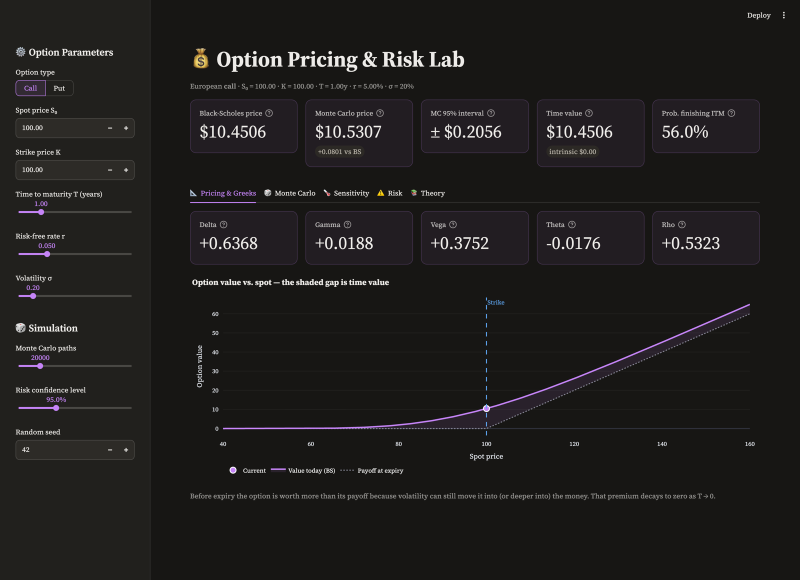
#> input picture docs/screenshots/pricing.png, 1600 x 1160 px, found by its file name (shown at 1/2 size); its folder holds 4 pictures in this run
$ python make_overview.py
#> lines starting #> are read from the running program, lines starting #| are printed output that depends on the picture
### models.py
import numpy as np
from scipy.stats import norm

def black_scholes(S, K, T, r, sigma, option_type='call'):
    d1 = (np.log(S / K) + (r + 0.5 * sigma ** 2) * T) / (sigma * np.sqrt(T))
    d2 = d1 - sigma * np.sqrt(T)

    if option_type == 'call':
        price = S * norm.cdf(d1) - K * np.exp(-r * T) * norm.cdf(d2)
    elif option_type == 'put':
        price = K * np.exp(-r * T) * norm.cdf(-d2) - S * norm.cdf(-d1)
    else:
        raise ValueError("option_type must be 'call' or 'put'")

    return price


def monte_carlo_option(S, K, T, r, sigma, simulations=10000, option_type='call'):
    Z = np.random.standard_normal(simulations)
    S_T = S * np.exp((r - 0.5 * sigma ** 2) * T + sigma * np.sqrt(T) * Z)

    if option_type == 'call':
        payoffs = np.maximum(S_T - K, 0)
    elif option_type == 'put':
        payoffs = np.maximum(K - S_T, 0)
    else:
        raise ValueError("option_type must be 'call' or 'put'")

    price = np.exp(-r * T) * np.mean(payoffs)
    return price, S_T


def greeks(S, K, T, r, sigma, option_type='call'):
    """Analytic Black-Scholes Greeks. Vega/rho per 1% move, theta per calendar day."""
    sqrtT = np.sqrt(T)
    d1 = (np.log(S / K) + (r + 0.5 * sigma ** 2) * T) / (sigma * sqrtT)
    d2 = d1 - sigma * sqrtT
    disc = K * np.exp(-r * T)
    gamma = norm.pdf(d1) / (S * sigma * sqrtT)
    vega = S * norm.pdf(d1) * sqrtT / 100
    decay = -S * norm.pdf(d1) * sigma / (2 * sqrtT)
    if option_type == 'call':
        delta = norm.cdf(d1)
        theta = (decay - r * disc * norm.cdf(d2)) / 365
        rho = T * disc * norm.cdf(d2) / 100
    elif option_type == 'put':
        delta = norm.cdf(d1) - 1
        theta = (decay + r * disc * norm.cdf(-d2)) / 365
        rho = -T * disc * norm.cdf(-d2) / 100
    else:
        raise ValueError("option_type must be 'call' or 'put'")
    return {"Delta": delta, "Gamma": gamma, "Vega": vega, "Theta": theta, "Rho": rho}


# [7 lines left out: function simulate_paths, not called in this run]

### docs/make_overview.py
"""Builds docs/overview-dark.png and docs/overview-light.png: UI screenshots plus measured model results.

Run from the repo root:  python docs/make_overview.py
Needs matplotlib and the screenshots in docs/screenshots/.
"""
import time

import matplotlib.pyplot as plt
import numpy as np
from matplotlib.gridspec import GridSpec

from models import black_scholes, greeks, monte_carlo_option

S, K, T, r, SIG = 100.0, 100.0, 1.0, 0.05, 0.20
THEMES = {  # INK, GREY, LIGHT, ACCENT, RED, PAPER
    "dark": ("#e4e4e7", "#9b9ba4", "#3b3b42", "#c584f7", "#e8735f", "#161618"),
    "light": ("#1d1d1f", "#6e6e73", "#d2d2d7", "#6b3fa0", "#b3412f", "#fbfaf7"),
}


def label(ax, letter, title):
    ax.set_title(f"({letter})  {title}", loc="left", fontweight="bold", pad=8)


def mc(n, seed, k=K, kind="call"):
    np.random.seed(seed)
    price, s_t = monte_carlo_option(S, k, T, r, SIG, n, kind)
    pay = np.exp(-r * T) * (np.maximum(s_t - k, 0) if kind == "call" else np.maximum(k - s_t, 0))
    return price, pay.std(ddof=1) / np.sqrt(n), pay


bs = black_scholes(S, K, T, r, SIG)

# ---- measurements ----
Ns = np.unique(np.logspace(2, 5, 13).astype(int))
rmse = [np.sqrt(np.mean([(mc(n, s)[0] - bs) ** 2 for s in range(300)])) for n in Ns]

coverage = np.mean([abs(p - bs) <= 1.96 * se for p, se, _ in (mc(10_000, s) for s in range(1000))])

strikes = np.arange(70, 135, 5)
acc = {kind: np.array([(mc(100_000, 7, k, kind)[0] - black_scholes(S, k, T, r, SIG, kind), mc(100_000, 7, k, kind)[1])
                       for k in strikes]) for kind in ("call", "put")}

time_N = [10 ** e for e in range(3, 7)]
mc_ms = []
for n in time_N:
    t0 = time.perf_counter()
    for _ in range(7):
        monte_carlo_option(S, K, T, r, SIG, n)
    mc_ms.append((time.perf_counter() - t0) / 7 * 1e3)
spots = np.random.default_rng(0).uniform(50, 150, 1_000_000)
t0 = time.perf_counter()
black_scholes(spots, K, T, r, SIG)
bs_ms = (time.perf_counter() - t0) * 1e3

h = 1e-4
fd_err = {}
for kind in ("call", "put"):
    g = greeks(S, K, T, r, SIG, kind)
    f = lambda **kw: black_scholes(**{"S": S, "K": K, "T": T, "r": r, "sigma": SIG, **kw}, option_type=kind)
    fd = {"Delta": (f(S=S + h) - f(S=S - h)) / (2 * h),
          "Gamma": (f(S=S + 1e-2) - 2 * f() + f(S=S - 1e-2)) / 1e-4,
          "Vega": (f(sigma=SIG + h) - f(sigma=SIG - h)) / (2 * h) / 100,
          "Theta": -(f(T=T + h) - f(T=T - h)) / (2 * h) / 365,
          "Rho": (f(r=r + h) - f(r=r - h)) / (2 * h) / 100}
    fd_err[kind] = {n: (g[n], abs(g[n] - fd[n])) for n in g}

_, _, pay = mc(200_000, 42)
pnl = pay - bs
var95 = -np.percentile(pnl, 5)


# ---- figure ----
def draw(theme):
#> called with theme = 'dark'
    INK, GREY, LIGHT, ACCENT, RED, PAPER = THEMES[theme]

    plt.rcParams.update({
        "font.family": "serif", "font.serif": ["Georgia", "Times New Roman", "DejaVu Serif"],
        "mathtext.fontset": "stix", "font.size": 9, "axes.titlesize": 10, "axes.labelsize": 9,
        "axes.edgecolor": INK, "axes.linewidth": 0.6, "axes.labelcolor": INK, "text.color": INK,
        "xtick.color": INK, "ytick.color": INK, "xtick.major.width": 0.6, "ytick.major.width": 0.6,
        "axes.spines.top": False, "axes.spines.right": False, "legend.frameon": False,
        "figure.facecolor": PAPER, "axes.facecolor": PAPER, "savefig.facecolor": PAPER,
    })
    fig = plt.figure(figsize=(15, 13), dpi=170)
    gs = GridSpec(4, 4, figure=fig, height_ratios=[0.2, 1.42, 1, 1], hspace=0.42, wspace=0.32,
                  left=0.05, right=0.97, top=0.975, bottom=0.045)

    head = fig.add_subplot(gs[0, :])
    head.axis("off")
    head.text(0, 1.0, "Option Pricing & Risk Lab", fontsize=20, fontweight="bold", va="top")
    head.text(0, 0.12, "Black-Scholes and Monte Carlo pricing of European options: interface and validation results.  "
              f"Reference contract: at-the-money call, $S_0$ = {S:.0f}, K = {K:.0f}, T = {T:.0f}y, r = {r:.0%}, "
              f"σ = {SIG:.0%}, Black-Scholes price {bs:.4f}.", fontsize=10, color=GREY, va="bottom", transform=head.transAxes)
    head.axhline(0, color=INK, lw=0.8)

    for col, (name, letter, title, crop) in enumerate([
        ("pricing", "a", "Interface: pricing and Greeks", 0.86),
        ("montecarlo", "b", "Interface: Monte Carlo simulation", 0.80),
    ]):
        ax = fig.add_subplot(gs[1, col * 2:col * 2 + 2])
        img = plt.imread(f"docs/screenshots/{name}.png")
#> img is the input picture: shape (1160, 1600, 3) float32; mean R, G, B 0.125, 0.118, 0.113
        ax.imshow(img[: int(img.shape[0] * crop)])
        ax.set_xticks([]); ax.set_yticks([])
        for s in ax.spines.values():
            s.set_visible(True); s.set_color(LIGHT); s.set_linewidth(0.8)
        label(ax, letter, title)

    # (c) convergence
    ax = fig.add_subplot(gs[2, 0])
    ax.loglog(Ns, rmse, "o", ms=3.5, color=ACCENT, label="measured RMSE (300 seeds)")
    ref = rmse[0] * np.sqrt(Ns[0] / Ns)
    ax.loglog(Ns, ref, "--", color=GREY, lw=0.9, label=r"$\propto N^{-1/2}$")
    slope = np.polyfit(np.log(Ns), np.log(rmse), 1)[0]
    ax.text(0.97, 0.93, f"fitted slope {slope:.3f}", transform=ax.transAxes, ha="right", fontsize=8.5)
    ax.set_xlabel("simulated paths N"); ax.set_ylabel("RMSE vs Black-Scholes")
    ax.legend(loc="lower left", fontsize=8)
    label(ax, "c", "Monte Carlo convergence")

    # (d) accuracy across strikes
    ax = fig.add_subplot(gs[2, 1])
    for kind, color, off in (("call", ACCENT, -0.7), ("put", RED, 0.7)):
        err, se = acc[kind].T
        ax.errorbar(strikes + off, err * 100, yerr=1.96 * se * 100, fmt="o", ms=3, lw=0.8, capsize=2,
                    color=color, label=kind)
    ax.axhline(0, color=INK, lw=0.6)
    ax.set_xlabel("strike K"); ax.set_ylabel("MC − BS (cents), ±95% CI")
    ax.set_ylim(top=22)
    ax.legend(loc="upper left", fontsize=8, ncol=2)
    ax.text(0.98, 0.95, "one seed for all strikes,\nso errors move together", transform=ax.transAxes,
            ha="right", va="top", fontsize=7.5, color=GREY)
    label(ax, "d", "Pricing error across strikes, N = 100k")

    # (e) runtime
    ax = fig.add_subplot(gs[2, 2])
    ax.loglog(time_N, mc_ms, "s-", ms=3.5, lw=0.9, color=INK, label="Monte Carlo, 1 option")
    ax.axhline(bs_ms, color=ACCENT, lw=0.9, ls="--")
    ax.text(time_N[0], bs_ms * 1.25, f"Black-Scholes, 10⁶ options vectorised: {bs_ms:.0f} ms",
            color=ACCENT, fontsize=8)
    for n, ms in zip(time_N, mc_ms):
        ax.annotate(f"{ms:.2f} ms" if ms < 1 else f"{ms:.0f} ms", (n, ms), textcoords="offset points",
                    xytext=(5, -3), fontsize=7.5, color=GREY)
    ax.set_xlabel("simulated paths N"); ax.set_ylabel("wall time (ms)")
    ax.set_ylim(top=bs_ms * 6)
    ax.legend(loc="lower right", fontsize=8)
    label(ax, "e", "Runtime (NumPy, single thread)")

    # (f) CI coverage
    ax = fig.add_subplot(gs[2, 3])
    z = np.array([(p - bs) / se for p, se, _ in (mc(10_000, s) for s in range(1000, 2000))])
    ax.hist(z, bins=40, density=True, color=LIGHT, edgecolor=GREY, lw=0.4)
    xs = np.linspace(-4, 4, 200)
    ax.plot(xs, np.exp(-xs ** 2 / 2) / np.sqrt(2 * np.pi), color=ACCENT, lw=1.1, label="N(0, 1)")
    for x in (-1.96, 1.96):
        ax.axvline(x, color=INK, lw=0.6, ls=":")
    ax.text(0.03, 0.93, f"95% CI coverage\n{coverage:.1%} of 1,000 runs", transform=ax.transAxes, fontsize=8.5, va="top")
    ax.set_xlabel("(MC − BS) / standard error"); ax.set_yticks([])
    ax.spines["left"].set_visible(False)
    ax.legend(loc="upper right", fontsize=8)
    label(ax, "f", "Standard-error calibration")

    # (g) Greek profiles
    ax = fig.add_subplot(gs[3, 0])
    xs = np.linspace(60, 140, 300)
    for frac, ls in ((1.0, "-"), (0.25, "--"), (0.04, ":")):
        ax.plot(xs, greeks(xs, K, T * frac, r, SIG, "call")["Delta"], ls=ls, color=INK, lw=1,
                label=f"T = {T * frac:.2f}y")
    ax.axvline(K, color=LIGHT, lw=0.8)
    ax.set_xlabel("spot S"); ax.set_ylabel("call delta")
    ax.legend(loc="lower right", fontsize=8)
    label(ax, "g", "Delta steepens toward expiry")

    # (h) risk
    ax = fig.add_subplot(gs[3, 1])
    bins = np.linspace(-bs - 0.5, np.percentile(pnl, 99.5), 70)
    ax.hist(pnl[pnl < 0], bins=bins, color=RED, alpha=0.85, label="loss")
    ax.hist(pnl[pnl >= 0], bins=bins, color=GREY, alpha=0.6, label="profit")
    ax.axvline(-var95, color=INK, lw=0.8, ls="--")
    ax.text(4, ax.get_ylim()[1] * 0.25, r"$\leftarrow$" + f" VaR 95% = {var95:.2f}\n    (the full premium)", fontsize=8)
    ax.set_yscale("log")
    ax.set_xlabel("P&L of long call held to expiry"); ax.set_ylabel("count (log)")
    ax.legend(loc="upper right", fontsize=8)
    label(ax, "h", f"P&L, 200k paths: {np.mean(pnl < 0):.1%} lose money")

    # (i) Greeks table
    ax = fig.add_subplot(gs[3, 2:])
    ax.axis("off")
    label(ax, "i", "Analytic Greeks vs central finite differences")
    rows = [[n, f"{fd_err['call'][n][0]:+.5f}", f"{fd_err['call'][n][1]:.1e}",
             f"{fd_err['put'][n][0]:+.5f}", f"{fd_err['put'][n][1]:.1e}"] for n in fd_err["call"]]
    pc = black_scholes(S, K, T, r, SIG, "call") - black_scholes(S, K, T, r, SIG, "put") - (S - K * np.exp(-r * T))
    rows.append(["Put-call parity", "", f"{abs(pc):.1e}", "", ""])
    tbl = ax.table(cellText=rows, colLabels=["", "call value", "|abs. error|", "put value", "|abs. error|"],
                   loc="upper left", cellLoc="right", colLoc="right", bbox=[0, 0.02, 1, 0.9])
    tbl.auto_set_font_size(False)
    tbl.set_fontsize(9)
    for (i, j), cell in tbl.get_celld().items():
        cell.set_facecolor(PAPER); cell.set_linewidth(0)
        if i == 0:
            cell.set_text_props(fontweight="bold"); cell.visible_edges = "B"; cell.set_linewidth(0.6)
        if j == 0:
            cell._loc = "left"
        if i == len(rows):
            cell.visible_edges = "T"; cell.set_linewidth(0.6)
    ax.text(0, -0.06, "Vega and rho per 1 percentage point, theta per calendar day.  Step h = 1e-4 (1e-2 for gamma).",
            transform=ax.transAxes, fontsize=8, color=GREY)

    fig.savefig(f"docs/overview-{theme}.png")
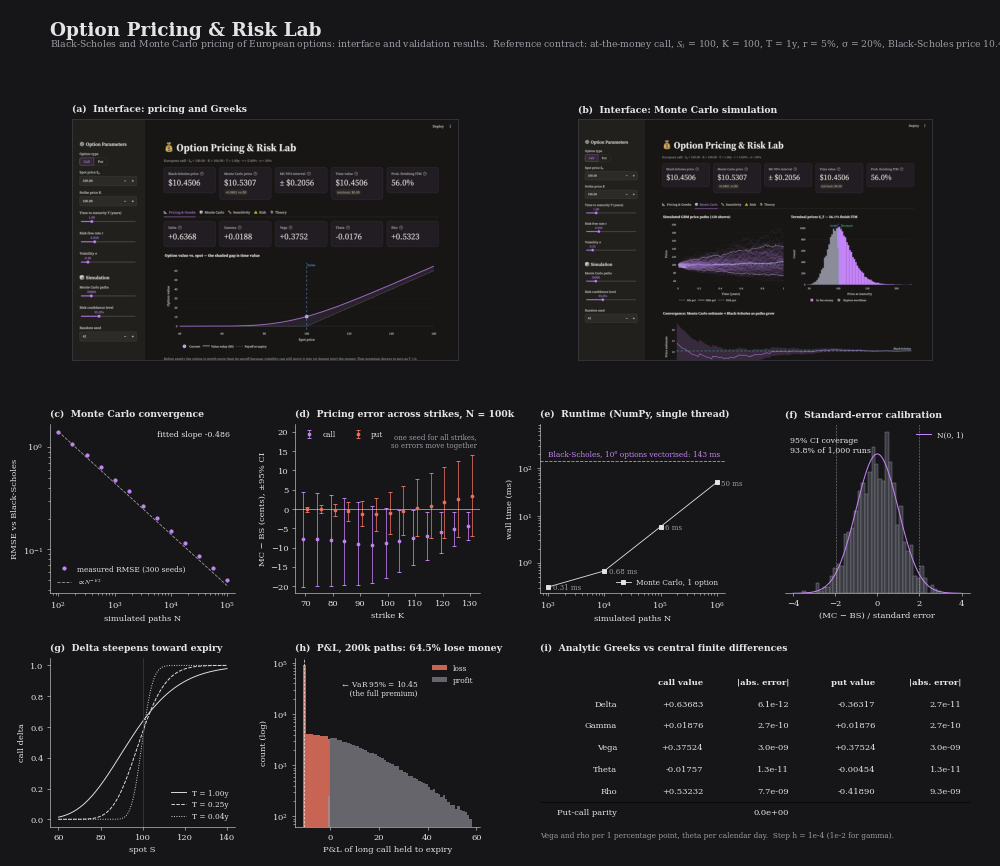
#> figure drawn by matplotlib, 9 panels; panel 4: curve peaks at x = 100, y = 1.4; panel 4: curve peaks at x = 100, y = 1.4; panel 5: curve peaks at x = 129.3, y = -4.44; panel 5: curve peaks at x = 129.3, y = -8.18
    plt.close(fig)


for theme in THEMES:
    draw(theme)
print(f"saved docs/overview-{{dark,light}}.png  coverage={coverage:.3f} bs_1M={bs_ms:.0f}ms")
